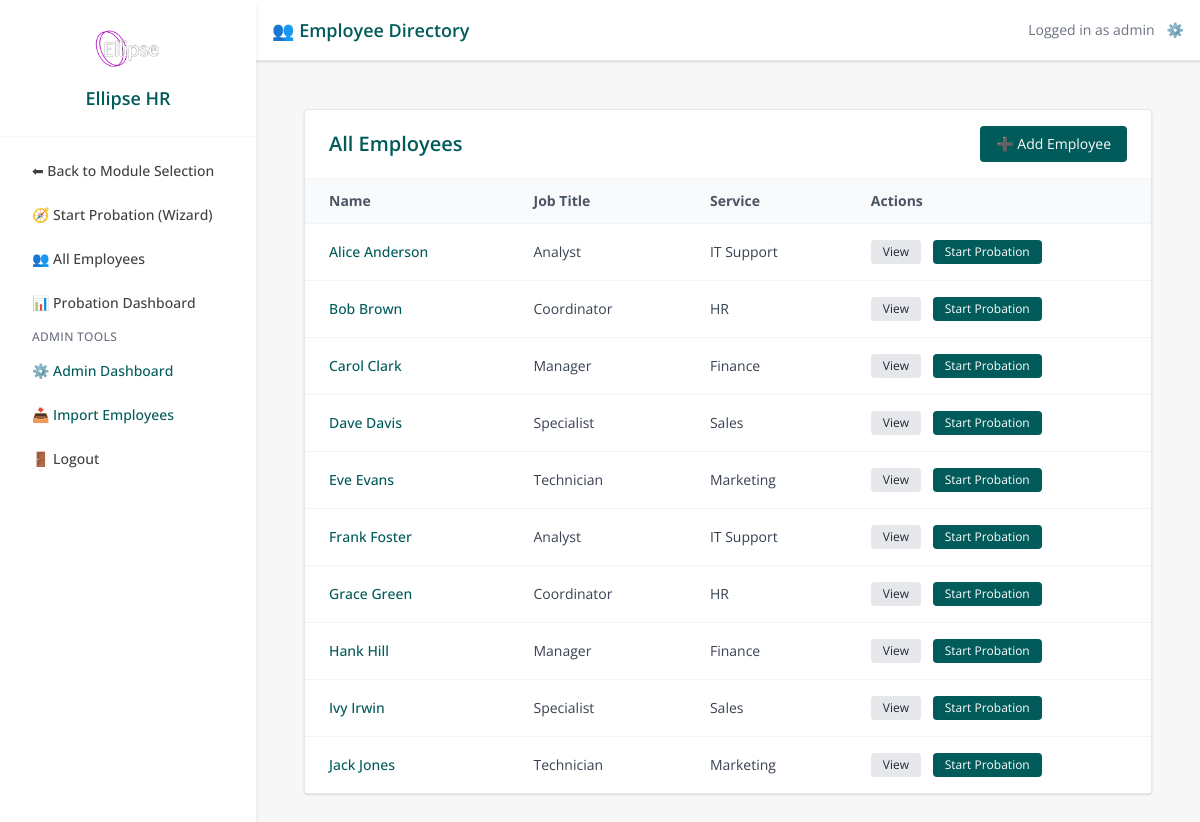
Page /probation/employees (signed in) on the committed database.
### models.py (models this page shows, shortened)
class User(db.Model, UserMixin):
    id = db.Column(db.Integer, primary_key=True)
    username = db.Column(db.String(80), unique=True, nullable=False)
    email = db.Column(db.String(120), unique=True, nullable=False)
    password_hash = db.Column(db.String(200), nullable=False)
    admin_level = db.Column(db.Integer, default=0)  # 0 = line mgr, 1 = admin, 2 = superuser
    team_id = db.Column(db.Integer, nullable=True)
    def is_superuser(self):
        return self.admin_level == 2

class Employee(db.Model):
    id = db.Column(db.Integer, primary_key=True)
    first_name = db.Column(db.String(100))
    last_name = db.Column(db.String(100))
    job_title = db.Column(db.String(100))
    line_manager = db.Column(db.String(100))
    service = db.Column(db.String(100))
    start_date = db.Column(db.Date)
    team_id = db.Column(db.Integer)
    email = db.Column(db.String(120), nullable=True)
    pips = db.relationship('PIPRecord', back_populates='employee', lazy=True)

### app.py (the view)
@app.route('/probation/employees')
@login_required
def probation_employee_list():
    session['active_module'] = 'Probation'
    employees = Employee.query.all()
    return render_template('probation_employee_list.html', employees=employees)

### app.py (called while the page is built)
@app.context_processor
def inject_module():
    return dict(active_module=session.get('active_module'))

@app.context_processor
def inject_csrf_token():
    return dict(csrf_token=generate_csrf)

@login_manager.user_loader
def load_user(user_id):
    return db.session.get(User, int(user_id))

@app.before_request
def set_active_module():
    path = request.path.lower()
    if path.startswith('/pip/') or \
       path.startswith('/employee/') or \
       path in ['/dashboard', '/pip_list', '/employee/list', '/employee/add', '/pip/select-employee']:
        session['active_module'] = 'PIP'
    elif path.startswith('/probation/'):
        session['active_module'] = 'Probation'
    elif path == '/':
        session.pop('active_module', None)

@app.context_processor
def inject_csrf_token():
    return dict(csrf_token=generate_csrf)

### templates/probation_employee_list.html (shortened to what this page needs)
{% extends "base.html" %}
{% block page_title %}👥 Employee Directory{% endblock %}
{% block content %}
<div class="max-w-6xl mx-auto p-6">
  <div class="bg-white rounded shadow border border-gray-200 overflow-hidden">
    <div class="px-6 py-4 border-b border-gray-100 flex justify-between items-center">
      <h1 class="text-xl font-semibold text-ellipse-teal">All Employees</h1>
      <a href="{{ url_for('add_employee') }}"
         class="text-sm bg-ellipse-teal hover:bg-ellipse-hover text-white px-4 py-2 rounded">
        ➕ Add Employee
      </a>
    </div>
    <div class="overflow-x-auto">
      <table class="min-w-full divide-y divide-gray-100 text-sm text-left">
        <thead class="bg-gray-50 text-gray-600 font-medium">
          <tr>
            <th class="px-6 py-3">Name</th>
            <th class="px-6 py-3">Job Title</th>
            <th class="px-6 py-3">Service</th>
            <th class="px-6 py-3">Actions</th>
          </tr>
        </thead>
        <tbody class="bg-white divide-y divide-gray-100">
          {% for emp in employees %}
          <tr class="hover:bg-gray-50 transition">
            <td class="px-6 py-4 font-medium text-ellipse-gray whitespace-nowrap">
              <a href="{{ url_for('employee_detail', employee_id=emp.id) }}"
                 class="text-ellipse-teal hover:underline">
                {{ emp.first_name }} {{ emp.last_name }}
              </a>
            </td>
            <td class="px-6 py-4 text-gray-700">{{ emp.job_title }}</td>
            <td class="px-6 py-4 text-gray-700">{{ emp.service }}</td>
            <td class="px-6 py-4 whitespace-nowrap">
              <a href="{{ url_for('employee_detail', employee_id=emp.id) }}"
                 class="inline-block text-xs bg-gray-200 hover:bg-gray-300 text-gray-800 px-3 py-1 rounded mr-2">
                View
              </a>
              <a href="{{ url_for('create_probation', employee_id=emp.id) }}"
                 class="inline-block text-xs bg-ellipse-teal hover:bg-ellipse-hover text-white px-3 py-1 rounded">
                Start Probation
              </a>
            </td>
          </tr>
          {% else %}
          <tr>
            <td colspan="4" class="text-center text-gray-400 py-6">No employees found.</td>
          </tr>
          {% endfor %}
        </tbody>
      </table>
    </div>
  </div>
</div>
{% endblock %}

### templates/base.html (shortened to what this page needs)
<!DOCTYPE html>
<html lang="en">
<head>
  <link rel="stylesheet" href="{{ url_for('static', filename='css/tokens.css') }}">
  <link rel="stylesheet" href="{{ url_for('static', filename='css/ui.css') }}">
  <script src="https://cdn.tailwindcss.com"></script>
</head>
<body class="text-ellipse-gray font-sans overflow-x-hidden {% if layout != 'fullscreen' %}bg-ellipse-light min-h-screen{% endif %}">
{% if layout != 'fullscreen' and not hide_sidebar %}
<div class="flex flex-col md:flex-row min-h-screen">
  {% if current_user.is_authenticated and active_module %}
    <aside id="sidebarMenu"
      class="w-64 bg-white shadow-md fixed top-0 left-0 h-screen overflow-y-auto z-40 transform -translate-x-full transition-transform duration-300 ease-in-out md:translate-x-0 md:block">
      <div class="p-6 border-b border-ellipse-light text-center">
        <img src="{{ url_for('static', filename='images/logo.avif') }}" alt="Ellipse HR Logo" class="h-12 w-auto mx-auto mb-3" />
        <h1 class="text-lg font-semibold text-ellipse-teal">Ellipse HR</h1>
      </div>
      <nav class="p-4 space-y-2 text-sm font-medium">
        <a href="{{ url_for('home') }}" class="block px-4 py-2 rounded hover:bg-ellipse-light text-ellipse-gray">⬅ Back to Module Selection</a>
        {% if active_module == 'PIP' %}
          <a href="{{ url_for('create_pip_wizard') }}"
             class="block px-4 py-2 rounded hover:bg-ellipse-light text-ellipse-gray {% if request.endpoint == 'create_pip_wizard' %}bg-ellipse-light font-semibold text-ellipse-teal{% endif %}">
            ➕ Start New PIP (Wizard)
          </a>
          <a href="{{ url_for('employee_list') }}" class="block px-4 py-2 rounded hover:bg-ellipse-light text-ellipse-gray">👥 All Employees</a>
          <a href="{{ url_for('pip_list') }}" class="block px-4 py-2 rounded hover:bg-ellipse-light text-ellipse-gray">📋 View All PIPs</a>
          <a href="{{ url_for('dashboard') }}" class="block px-4 py-2 rounded hover:bg-ellipse-light text-ellipse-gray">📊 Dashboard</a>
        {% elif active_module == 'Probation' %}
          <a href="{{ url_for('probation_create_wizard') }}"
          class="block px-4 py-2 rounded hover:bg-ellipse-light text-ellipse-gray {% if request.endpoint == 'probation_create_wizard' %}bg-ellipse-light font-semibold text-ellipse-teal{% endif %}">
            🧭 Start Probation (Wizard)
              </a>
            <a href="{{ url_for('employee_list') }}" class="block px-4 py-2 rounded hover:bg-ellipse-light text-ellipse-gray">
            👥 All Employees
              </a>
                  <a href="{{ url_for('probation_dashboard') }}" class="block px-4 py-2 rounded hover:bg-ellipse-light text-ellipse-gray">
                   📊 Probation Dashboard
                  </a>
          {% endif %}
        {% if current_user.is_superuser() %}
          <div class="mt-4 mb-1 text-xs uppercase tracking-wide text-gray-500 px-4">Admin Tools</div>
          <a href="{{ url_for('admin_dashboard') }}" class="block px-4 py-2 rounded hover:bg-ellipse-light text-[#005b5a] {% if request.endpoint == 'admin_dashboard' %}bg-ellipse-light font-semibold{% endif %}">⚙️ Admin Dashboard</a>
          <a href="{{ url_for('employee_import') }}" class="block px-4 py-2 rounded hover:bg-ellipse-light text-[#005b5a] {% if request.endpoint == 'employee_import' %}bg-ellipse-light font-semibold{% endif %}">📥 Import Employees</a>
        {% endif %}
        <form action="{{ url_for('logout') }}" method="POST" class="px-4">
          <button type="submit" class="w-full text-left px-0 py-2 rounded hover:bg-ellipse-light text-ellipse-gray">🚪 Logout</button>
        </form>
      </nav>
    </aside>
  {% endif %}
{% endif %}
<main id="main" class="flex-1 {% if not hide_sidebar %}md:ml-64{% endif %}">
  {% if layout != 'fullscreen' and current_user.is_authenticated and active_module and not hide_sidebar %}
    <header class="bg-white shadow p-4 flex justify-between items-center border-b border-gray-200">
      <h2 class="text-lg font-semibold text-ellipse-teal">{% block page_title %}{% endblock %}</h2>
      <div class="flex items-center space-x-3 text-sm text-gray-500">
        <span>Logged in as {{ current_user.username }}</span>
        {% if current_user.is_superuser() %}
          <a href="{{ url_for('admin_dashboard') }}" class="text-ellipse-teal hover:text-ellipse-hover" title="Admin Tools">⚙️</a>
        {% endif %}
      </div>
    </header>
  {% endif %}
  <div class="{% if layout != 'fullscreen' %}p-4 sm:p-6 max-w-7xl mx-auto{% endif %}">
    {% block content %}{% endblock %}
  </div>
</main>
{% if layout != 'fullscreen' and not hide_sidebar %}
</div>
{% endif %}
</body>
</html>

### static/css/tokens.css (style rules this page uses)
:root { --color-brand-50: #e8f3f2; --color-brand-100: #cfe7e6; --color-brand-200: #a4d1cf; --color-brand-300: #75bbb7; --color-brand-400: #2e9e99; --color-brand-500: #008a86; --color-brand-600: #005b5a; --color-brand-700: #004746; --color-brand-800: #003635; --color-brand-900: #012929; --color-bg: #ffffff; --color-surface: #ffffff; --color-text: #111827; --color-subtle: #6b7280; --color-border: #e5e7eb; --color-success: #10b981; --color-warning: #f59e0b; --color-danger: #ef4444; --color-info: #3b82f6; --color-focus: rgba(0, 91, 90, 0.25); --space-0: 0; --space-1: 0.25rem; --space-2: 0.5rem; --space-3: 0.75rem; --space-4: 1rem; --space-5: 1.25rem; --space-6: 1.5rem; --radius-sm: 0.375rem; --radius-md: 0.5rem; --radius-lg: 0.75rem; --radius-xl: 1rem; --shadow-sm: 0 1px 2px rgba(0,0,0,0.06); --shadow-md: 0 4px 10px rgba(0,0,0,0.08); --font-sans: ui-sans-serif, system-ui, -apple-system, Segoe UI, Roboto, Inter, "Helvetica Neue", Arial, "Noto Sans", "Apple Color Emoji", "Segoe UI Emoji"; --fs-xs: 0.75rem; --fs-sm: 0.875rem; --fs-base: 1rem; --fs-lg: 1.125rem; --fs-xl: 1.25rem; }
.text-ellipse-teal { color: var(--color-brand-600); }
.bg-ellipse-teal { background-color: var(--color-brand-600); }
:where(button, [type="button"], [type="submit"], a, input, select, textarea):focus { outline: 2px solid transparent; box-shadow: 0 0 0 3px var(--color-focus); border-radius: inherit; }

### static/css/ui.css (style rules this page uses)
html, body { color: var(--color-text); background: var(--color-bg); font-family: var(--font-sans); font-size: var(--fs-base); }

### templates/base.html (style rules this page uses)
:root { --brand-primary:#005b5a; --brand-primary-600:#004746; --brand-bg:#f8fafc; --text:#111827; --muted:#6b7280; --radius:12px; }
body { color:var(--text); background:var(--brand-bg); }

### rows in the picture
User: username "admin"
Employee: first_name "Alice", last_name "Anderson", job_title "Analyst", service "IT Support"
Employee: first_name "Bob", last_name "Brown", job_title "Coordinator", service "HR"
Employee: first_name "Carol", last_name "Clark", job_title "Manager", service "Finance"
Employee: first_name "Dave", last_name "Davis", job_title "Specialist", service "Sales"
Employee: first_name "Eve", last_name "Evans", job_title "Technician", service "Marketing"
Employee: first_name "Frank", last_name "Foster", job_title "Analyst", service "IT Support"
Employee: first_name "Grace", last_name "Green", job_title "Coordinator", service "HR"
Employee: first_name "Hank", last_name "Hill", job_title "Manager", service "Finance"
Employee: first_name "Ivy", last_name "Irwin", job_title "Specialist", service "Sales"
Employee: first_name "Jack", last_name "Jones", job_title "Technician", service "Marketing"
